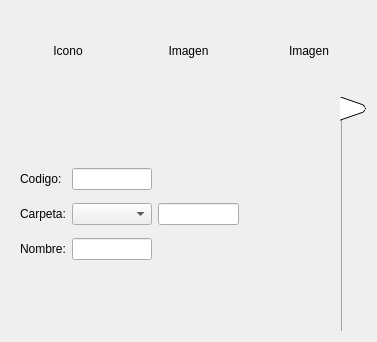
<?xml version="1.0" encoding="UTF-8"?>
<ui version="4.0">
 <class>FormImagenes</class>
 <widget class="QWidget" name="FormImagenes">
  <property name="geometry">
   <rect>
    <x>0</x>
    <y>0</y>
    <width>377</width>
    <height>342</height>
   </rect>
  </property>
  <property name="windowTitle">
   <string>Form</string>
  </property>
  <layout class="QGridLayout" name="gridLayout">
   <item row="0" column="0">
    <layout class="QHBoxLayout" name="horizontalLayout_2">
     <property name="topMargin">
      <number>0</number>
     </property>
     <item>
      <widget class="QLabel" name="label_6">
       <property name="minimumSize">
        <size>
         <width>60</width>
         <height>80</height>
        </size>
       </property>
       <property name="text">
        <string>Icono</string>
       </property>
       <property name="alignment">
        <set>Qt::AlignCenter</set>
       </property>
      </widget>
     </item>
     <item>
      <widget class="QLabel" name="label_7">
       <property name="minimumSize">
        <size>
         <width>60</width>
         <height>80</height>
        </size>
       </property>
       <property name="text">
        <string>Imagen</string>
       </property>
       <property name="alignment">
        <set>Qt::AlignCenter</set>
       </property>
      </widget>
     </item>
     <item>
      <widget class="QLabel" name="LabelImage">
       <property name="minimumSize">
        <size>
         <width>60</width>
         <height>80</height>
        </size>
       </property>
       <property name="text">
        <string>Imagen</string>
       </property>
       <property name="alignment">
        <set>Qt::AlignCenter</set>
       </property>
      </widget>
     </item>
    </layout>
   </item>
   <item row="1" column="0">
    <widget class="QTabWidget" name="tabWidget">
     <property name="tabPosition">
      <enum>QTabWidget::East</enum>
     </property>
     <property name="tabShape">
      <enum>QTabWidget::Triangular</enum>
     </property>
     <property name="currentIndex">
      <number>0</number>
     </property>
     <property name="documentMode">
      <bool>true</bool>
     </property>
     <widget class="QWidget" name="tab">
      <attribute name="icon">
       <iconset resource="../Recursos.qrc">
        <normaloff>:/Imagenes/iconos/add.png</normaloff>:/Imagenes/iconos/add.png</iconset>
      </attribute>
      <attribute name="title">
       <string/>
      </attribute>
      <layout class="QGridLayout" name="gridLayout_2">
       <item row="0" column="8">
        <layout class="QVBoxLayout" name="verticalLayout_2">
         <property name="leftMargin">
          <number>0</number>
         </property>
         <item>
          <widget class="QPushButton" name="ButtonGuardar">
           <property name="text">
            <string/>
           </property>
           <property name="icon">
            <iconset resource="../Recursos.qrc">
             <normaloff>:/Imagenes/iconos/guardar.png</normaloff>:/Imagenes/iconos/guardar.png</iconset>
           </property>
           <property name="iconSize">
            <size>
             <width>40</width>
             <height>40</height>
            </size>
           </property>
           <property name="autoDefault">
            <bool>false</bool>
           </property>
           <property name="flat">
            <bool>true</bool>
           </property>
          </widget>
         </item>
         <item>
          <widget class="QPushButton" name="ButtonModificar">
           <property name="text">
            <string/>
           </property>
           <property name="icon">
            <iconset resource="../Recursos.qrc">
             <normaloff>:/Imagenes/iconos/editar.png</normaloff>:/Imagenes/iconos/editar.png</iconset>
           </property>
           <property name="iconSize">
            <size>
             <width>40</width>
             <height>40</height>
            </size>
           </property>
           <property name="autoDefault">
            <bool>false</bool>
           </property>
           <property name="default">
            <bool>false</bool>
           </property>
           <property name="flat">
            <bool>true</bool>
           </property>
          </widget>
         </item>
         <item>
          <widget class="QPushButton" name="ButtonEliminar">
           <property name="text">
            <string/>
           </property>
           <property name="icon">
            <iconset resource="../Recursos.qrc">
             <normaloff>:/Imagenes/iconos/delete.png</normaloff>:/Imagenes/iconos/delete.png</iconset>
           </property>
           <property name="iconSize">
            <size>
             <width>40</width>
             <height>40</height>
            </size>
           </property>
           <property name="flat">
            <bool>true</bool>
           </property>
          </widget>
         </item>
         <item>
          <widget class="QPushButton" name="ButtonRegresar">
           <property name="text">
            <string/>
           </property>
           <property name="icon">
            <iconset resource="../Recursos.qrc">
             <normaloff>:/Imagenes/iconos/izquierda.png</normaloff>:/Imagenes/iconos/izquierda.png</iconset>
           </property>
           <property name="iconSize">
            <size>
             <width>40</width>
             <height>40</height>
            </size>
           </property>
           <property name="flat">
            <bool>true</bool>
           </property>
          </widget>
         </item>
        </layout>
       </item>
       <item row="0" column="0" colspan="2">
        <layout class="QGridLayout" name="gridLayout_3">
         <item row="0" column="0">
          <widget class="QLabel" name="label_4">
           <property name="text">
            <string>Codigo:</string>
           </property>
          </widget>
         </item>
         <item row="1" column="4">
          <widget class="QPushButton" name="BotonCarpetaAgregar_4">
           <property name="text">
            <string/>
           </property>
           <property name="icon">
            <iconset resource="../Recursos.qrc">
             <normaloff>:/Imagenes/iconos/add.png</normaloff>:/Imagenes/iconos/add.png</iconset>
           </property>
           <property name="iconSize">
            <size>
             <width>20</width>
             <height>20</height>
            </size>
           </property>
           <property name="flat">
            <bool>true</bool>
           </property>
          </widget>
         </item>
         <item row="1" column="3">
          <widget class="QLineEdit" name="LineCarpetaNueva_4"/>
         </item>
         <item row="0" column="1">
          <widget class="QLineEdit" name="LineCodigo">
           <property name="readOnly">
            <bool>true</bool>
           </property>
          </widget>
         </item>
         <item row="1" column="0">
          <widget class="QLabel" name="label_5">
           <property name="text">
            <string>Carpeta:</string>
           </property>
          </widget>
         </item>
         <item row="1" column="1">
          <widget class="QComboBox" name="ComboCarpeta"/>
         </item>
         <item row="2" column="0">
          <widget class="QLabel" name="label_3">
           <property name="text">
            <string>Nombre:</string>
           </property>
          </widget>
         </item>
         <item row="2" column="1">
          <widget class="QLineEdit" name="LineNombre"/>
         </item>
         <item row="2" column="3">
          <widget class="QPushButton" name="BotonImagen">
           <property name="text">
            <string/>
           </property>
           <property name="icon">
            <iconset resource="../Recursos.qrc">
             <normaloff>:/Imagenes/iconos/buscar.png</normaloff>:/Imagenes/iconos/buscar.png</iconset>
           </property>
           <property name="iconSize">
            <size>
             <width>20</width>
             <height>20</height>
            </size>
           </property>
           <property name="flat">
            <bool>true</bool>
           </property>
          </widget>
         </item>
        </layout>
       </item>
      </layout>
     </widget>
    </widget>
   </item>
  </layout>
 </widget>
 <resources>
  <include location="../Recursos.qrc"/>
 </resources>
 <connections/>
</ui>
